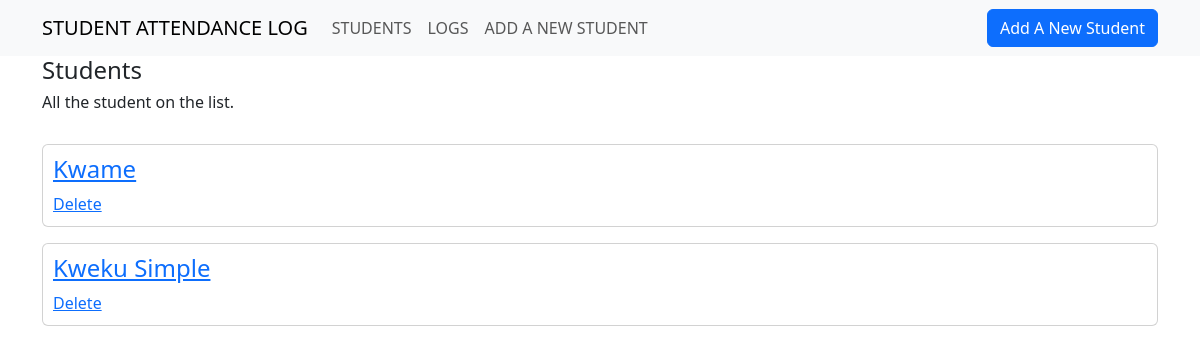
Before: /students with the older database file.
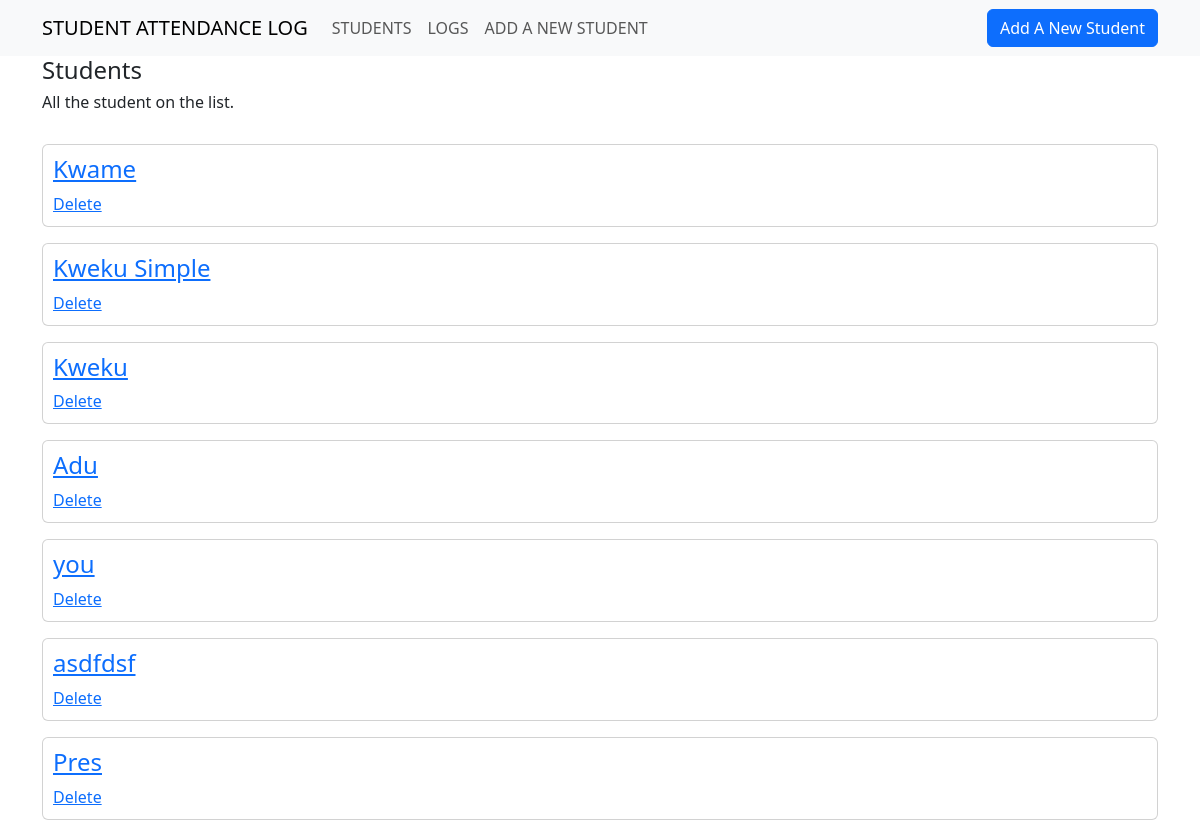
After: the same page with the newer database file.
### app.py (models this page shows, shortened)
class StudentData(db.Model):
    __tablename__ = 'students'
    id = db.Column(db.Integer,
                   primary_key=True)
    name = db.Column(db.String)
    age = db.Column(db.String)
    studentclass = db.Column(db.String)

### app.py (the view)
@app.route('/students')
def students():
    students = StudentData.query.all()
    return render_template('students.html', students=students)

### templates/students.html (shortened to what this page needs)
{% extends "base.html" %}
{% block body %}
<div class="container">
<h4>Students</h4>
                    <h6>All the student on the list.</h6>
                    <br/>
                    {% for student in students %}
                    <a href="{{url_for('qr', id=student.id)}}">
                        <div class="card mb-3">
                            <h4>{{student.name}}</h4>
                            <a href="{{url_for('delete', id=student.id)}}">Delete</a>
                        </div>
                    </a>
                    {% endfor %}
</div>
{% endblock %}

Changed rows visible on the page:
added StudentData: name "Kweku"
added StudentData: name "Adu"
added StudentData: name "you"
added StudentData: name "asdfdsf"
added StudentData: name "Pres"
